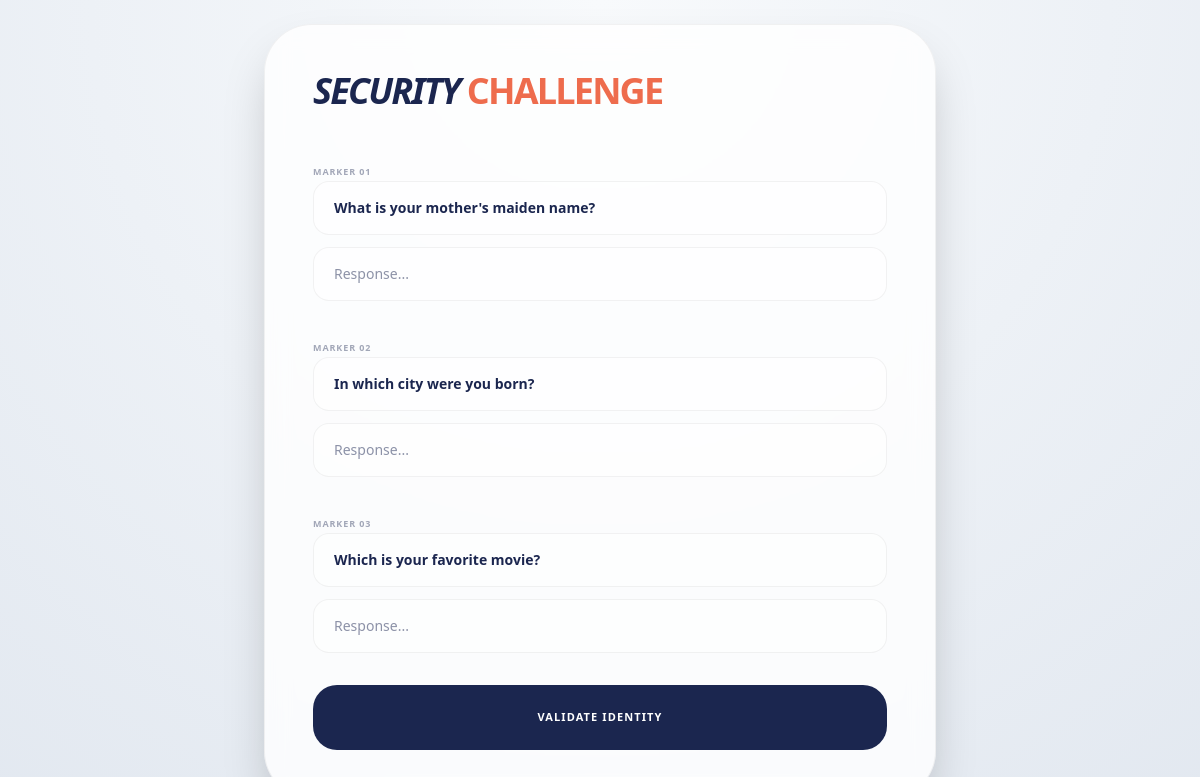
/security-questions.php (signed in), run on the app's committed database.
### tables this page shows
CREATE TABLE `security_questions` (
  `id` int(11) NOT NULL,
  `question_text` varchar(255) NOT NULL
);

### security-questions.php (the view, shortened to what this page needs)
<?php
require 'config.php';
$recovery_mode = isset($_SESSION['recovery_user_id']);
$target_user_id = $recovery_mode ? $_SESSION['recovery_user_id'] : ($_SESSION['user_id'] ?? null);
if ($recovery_mode) {
    $sql = "SELECT sq.id, sq.question_text
            FROM user_security_answers ua
            JOIN security_questions sq ON ua.question_id = sq.id
            WHERE ua.user_id = '$target_user_id'";
} else {
    $sql = "SELECT * FROM security_questions";
}
$questions_res = mysqli_query($conn, $sql);
$questions = mysqli_fetch_all($questions_res, MYSQLI_ASSOC);
?>
<!DOCTYPE html>
<html lang="en">
<head>
    <script src="https://cdn.jsdelivr.net/npm/@tailwindcss/browser@4"></script>
    <link href="https://cdnjs.cloudflare.com/ajax/libs/font-awesome/6.5.2/css/all.min.css" rel="stylesheet"/>
</head>
<body class="min-h-screen flex items-center justify-center p-6 antialiased">
    <div class="glass-card rounded-[3rem] p-12 relative overflow-hidden shadow-2xl max-w-2xl w-full">
    <header class="mb-12">
        <h1 class="text-4xl font-black italic tracking-tighter uppercase leading-none text-hero-blue dark:text-white">
            Security <span class="text-hero-orange not-italic"><?= $recovery_mode ? 'Challenge' : 'Vault' ?></span>
        </h1>
    </header>
    <form action="process/verify_security.php" method="POST" class="space-y-8">
        <?php
        $loop_count = $recovery_mode ? count($questions) : 3;
        for($i = 0; $i < $loop_count; $i++):
            $display_index = $i + 1;
        ?>
        <div class="space-y-3">
            <label class="text-[9px] font-black uppercase tracking-widest opacity-40">Marker 0<?= $display_index ?></label>
            <div class="input-node rounded-2xl overflow-hidden px-5 py-4">
                <?php if($recovery_mode): ?>
                    <p class="text-sm font-bold"><?= htmlspecialchars($questions[$i]['question_text']) ?></p>
                <?php endif; ?>
            </div>
            <div class="input-node rounded-2xl px-5">
                <input type="text" name="answer_<?= $display_index ?>"
                       class="w-full bg-transparent py-4 text-sm font-medium outline-none"
                       placeholder="Response..." required>
            </div>
        </div>
        <?php endfor; ?>
        <button type="submit" name="<?= $recovery_mode ? 'verify_recovery' : 'setup_vault' ?>" class="w-full bg-hero-blue dark:bg-hero-orange text-white py-6 rounded-3xl font-black uppercase tracking-widest text-[11px]">
            <?= $recovery_mode ? 'Validate Identity' : 'Lock Security Vault' ?>
        </button>
    </form>
</div>
</body>
</html>

### security-questions.php (style rules this page uses)
:root { --app-bg: radial-gradient(circle at top, #F8FAFC 0%, #E2E8F0 100%); --card-bg: rgba(255, 255, 255, 0.8); --text-main: #1B264F; --text-muted: #64748B; --input-bg: rgba(255, 255, 255, 0.5); --border: rgba(0, 0, 0, 0.05); }
body { background: var(--app-bg); color: var(--text-main); transition: background 0.5s ease; }
.glass-card { background: var(--card-bg); backdrop-filter: blur(12px); border: 1px solid var(--border); }
.input-node { background: var(--input-bg); border: 1px solid var(--border); transition: all 0.3s ease; }

### data on the page
security_questions: question_text "What is your mother's maiden name?"
security_questions: question_text "In which city were you born?"
security_questions: question_text "Which is your favorite movie?"

### other printed values
$display_index "1"
$display_index "2"
$display_index "3"
